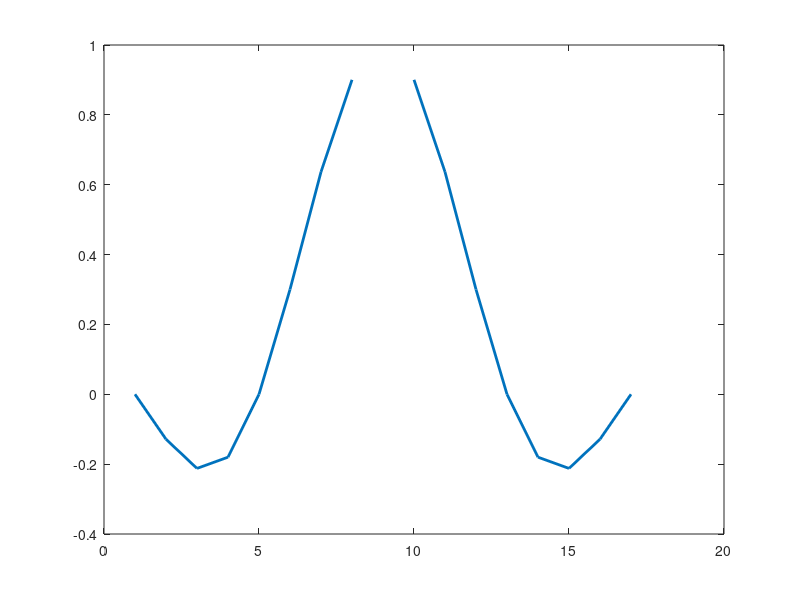
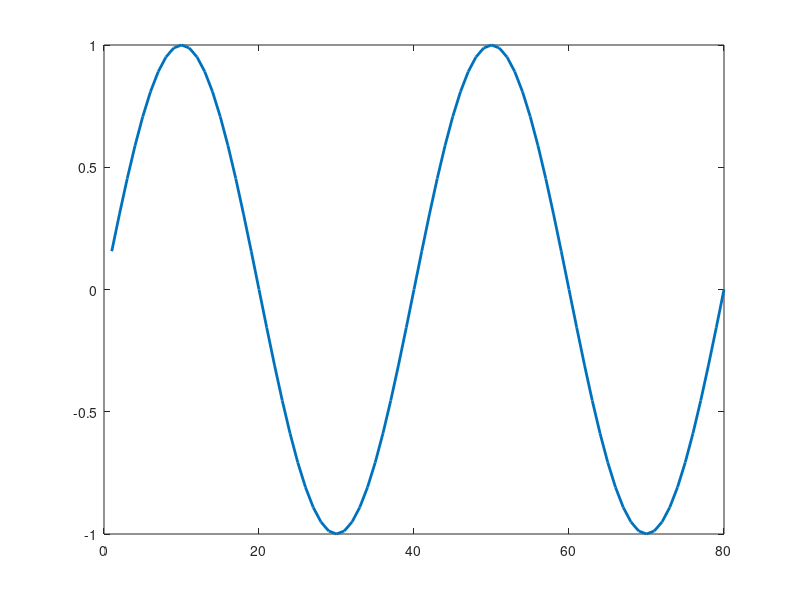
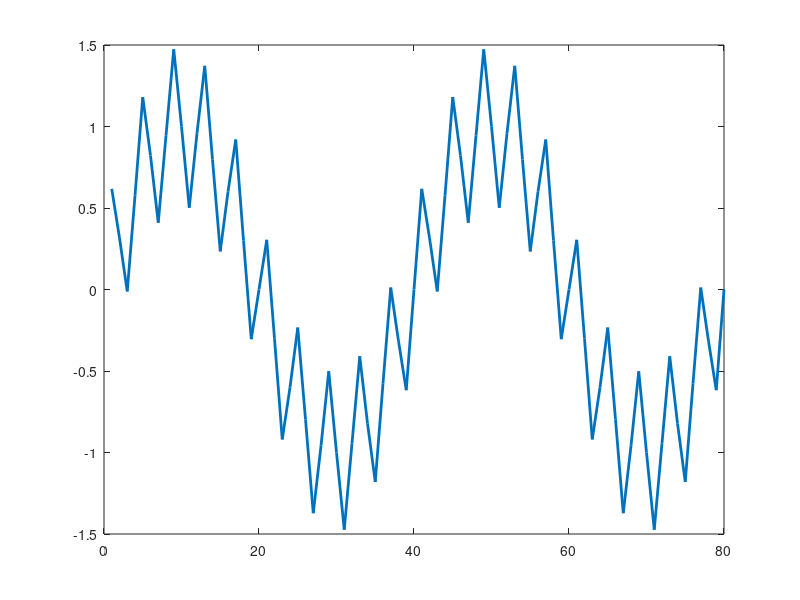
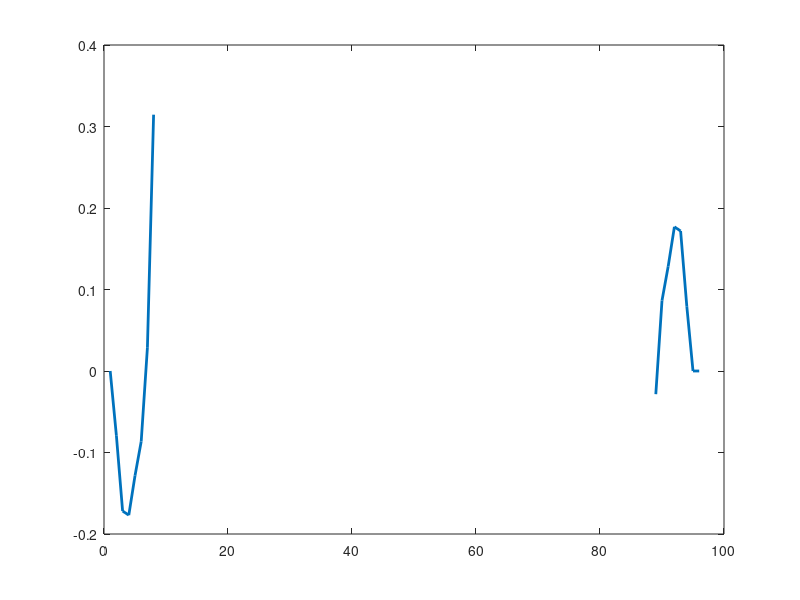

Source code (MATLAB) for these figures, in order:
n=-4:.5:4;
y=sin(4*pi*n/8)./(4*pi*n/8);
figure(1);
plot(y,'linewidth',2)
t=0.1:.1:8;
x=sin(2*pi*t/4);
figure(2);
plot(x,'linewidth',2)
t=0.1:.1:8;
x_n=sin(2*pi*t/4)+0.5*randn*sin(2*pi*10*t/4) + 0.2*randn*sin(2*pi*12*t/4);
figure(3);
plot(x_n,'linewidth',2)
xy=conv(x_n,y);
figure(4);
plot(xy,'linewidth',2)
